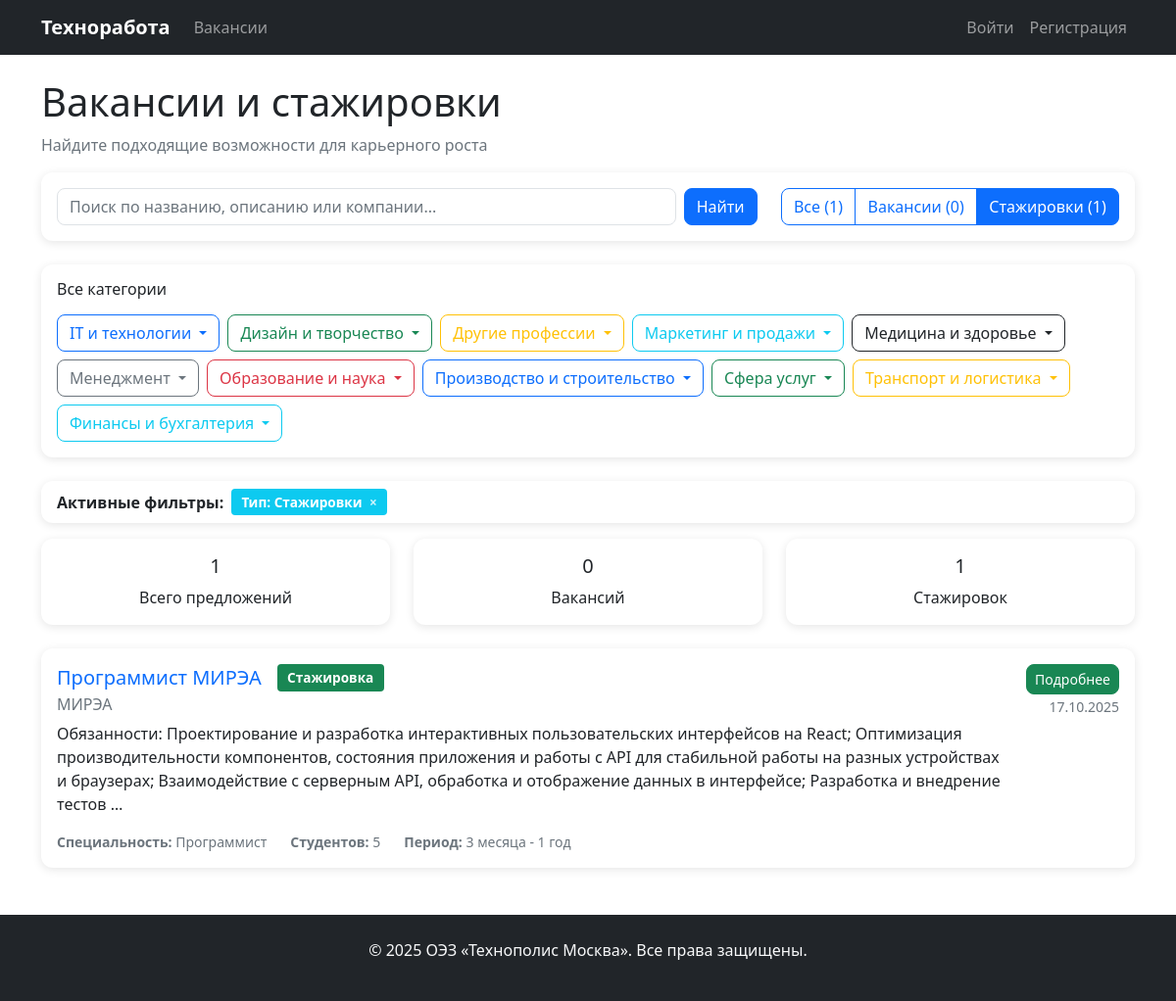
The page /vacancies/?type=internships on the database its author committed.
### career_app/models.py (models this page shows, shortened)
class Category(models.Model):
    name = models.CharField(max_length=100, verbose_name="Название категории")
    description = models.TextField(blank=True, verbose_name="Описание")
    parent = models.ForeignKey('self', on_delete=models.CASCADE, null=True, blank=True,
                               verbose_name="Родительская категория")
    is_main = models.BooleanField(default=False, verbose_name="Основная категория")
    created_at = models.DateTimeField(auto_now_add=True)
    class Meta:
        verbose_name = "Категория"
        verbose_name_plural = "Категории"
        ordering = ['is_main', 'name']

class Internship(models.Model):
    STATUS_CHOICES = [
        ('draft', 'Черновик'),
        ('moderation', 'На модерации'),
        ('published', 'Опубликована'),
        ('rejected', 'Отклонена'),
        ('closed', 'Закрыта'),
    ]
    title = models.CharField(max_length=200, verbose_name="Название стажировки")
    institution = models.ForeignKey(EducationalInstitution, on_delete=models.CASCADE, verbose_name="Учебное заведение")
    category = models.ForeignKey(Category, on_delete=models.SET_NULL, null=True, blank=True, verbose_name="Категория")
    specialty = models.CharField(max_length=200, verbose_name="Специальность")
    student_count = models.IntegerField(verbose_name="Количество студентов")
    period = models.CharField(max_length=100, verbose_name="Период стажировки")
    description = models.TextField(verbose_name="Описание")
    requirements = models.TextField(verbose_name="Требования к студентам")
    status = models.CharField(max_length=20, choices=STATUS_CHOICES, default='draft', verbose_name="Статус")
    created_by = models.ForeignKey(User, on_delete=models.CASCADE, verbose_name="Создатель")
    created_at = models.DateTimeField(auto_now_add=True)
    objects = models.Manager()
    class Meta:
        verbose_name = "Стажировка"
        verbose_name_plural = "Стажировки"
        ordering = ['-created_at']

class EducationalInstitution(models.Model):
    name = models.CharField(max_length=200, verbose_name="Название учебного заведения")
    contact_email = models.EmailField(verbose_name="Контактный email")
    contact_phone = models.CharField(max_length=20, verbose_name="Контактный телефон")
    created_at = models.DateTimeField(auto_now_add=True)
    is_approved = models.BooleanField(default=False, verbose_name="Подтверждено")  # Новое поле
    objects = models.Manager()
    class Meta:
        verbose_name = "Учебное заведение"
        verbose_name_plural = "Учебные заведения"

### career_app/views.py (the view, shortened to what this page needs)
# urls.py: path('vacancies/', views.vacancy_list, name='vacancy_list'),
def vacancy_list(request):
    vacancies = Vacancy.objects.filter(status='published')
    internships = Internship.objects.filter(status='published')
    filter_type = request.GET.get('type', 'all')
    selected_categories = request.GET.getlist('category')  # Множественный выбор
    selected_main_categories = request.GET.getlist('main_category')  # Множественный выбор
    items = []
    for vacancy in vacancies:
        items.append({
            'type': 'vacancy',
            'object': vacancy,
            'title': vacancy.title,
            'company': vacancy.company.name,
            'description': vacancy.description,
            'salary': vacancy.salary,
            'category': vacancy.category,
            'created_at': vacancy.created_at,
            'id': vacancy.id,
        })
    for internship in internships:
        items.append({
            'type': 'internship',
            'object': internship,
            'title': internship.title,
            'company': internship.institution.name,
            'description': internship.description,
            'specialty': internship.specialty,
            'student_count': internship.student_count,
            'period': internship.period,
            'category': internship.category,
            'created_at': internship.created_at,
            'id': internship.id,
        })
    if filter_type == 'vacancies':
        items = [item for item in items if item['type'] == 'vacancy']
    elif filter_type == 'internships':
        items = [item for item in items if item['type'] == 'internship']
    if selected_categories and not selected_main_categories:
        category_ids = [int(cat_id) for cat_id in selected_categories]
        items = [item for item in items if item['category'] and item['category'].id in category_ids]
    query = request.GET.get('q')
    if query:
        items = [item for item in items if
                 query.lower() in item['title'].lower() or
                 query.lower() in item['description'].lower() or
                 query.lower() in item['company'].lower()]
    items.sort(key=lambda x: x['created_at'], reverse=True)
    paginator = Paginator(items, 10)
    page_number = request.GET.get('page')
    page_obj = paginator.get_page(page_number)
    main_categories = Category.objects.filter(is_main=True)
    all_categories = Category.objects.all()
    context = {
        'page_obj': page_obj,
        'query': query,
        'filter_type': filter_type,
        'selected_categories': [int(cat_id) for cat_id in selected_categories],
        'selected_main_categories': [int(cat_id) for cat_id in selected_main_categories],
        'main_categories': main_categories,
        'all_categories': all_categories,
        'total_count': len(items),
        'vacancies_count': len([item for item in items if item['type'] == 'vacancy']),
        'internships_count': len([item for item in items if item['type'] == 'internship']),
    }
    return render(request, 'career_app/vacancy_list.html', context)

### templates/career_app/vacancy_list.html (shortened to what this page needs)
{% extends 'base.html' %}
{% block content %}
<div class="container mt-4">
    <h1>Вакансии и стажировки</h1>
    <p class="text-muted">Найдите подходящие возможности для карьерного роста</p>
    <div class="card mb-4">
        <div class="card-body">
            <div class="row">
                <div class="col-md-8">
                    <form method="get" class="d-flex">
                        <input type="text" name="q" class="form-control me-2"
                               placeholder="Поиск по названию, описанию или компании..."
                               value="{% if query %}{{ query }}{% endif %}"
                               style="transition: none !important;">
                        <button class="btn btn-primary" type="submit" style="transition: none !important;">Найти</button>
                    </form>
                </div>
                <div class="col-md-4">
                    <div class="btn-group w-100" role="group">
                        <a href="#" class="btn btn-outline-primary {% if filter_type == 'all' %}active{% endif %}"
                           onclick="updateTypeFilter('all')">
                            Все ({{ total_count }})
                        </a>
                        <a href="#" class="btn btn-outline-primary {% if filter_type == 'vacancies' %}active{% endif %}"
                           onclick="updateTypeFilter('vacancies')">
                            Вакансии ({{ vacancies_count }})
                        </a>
                        <a href="#" class="btn btn-outline-primary {% if filter_type == 'internships' %}active{% endif %}"
                           onclick="updateTypeFilter('internships')">
                            Стажировки ({{ internships_count }})
                        </a>
                    </div>
                </div>
            </div>
        </div>
    </div>
    <div class="card mb-4 categories-card">
        <div class="card-body">
            <h6 class="card-title mb-3">Все категории</h6>
            <div class="d-flex flex-wrap gap-2">
                {% for main_category in main_categories %}
                <div class="custom-dropdown">
                    <button class="btn btn-outline-{% cycle 'primary' 'success' 'warning' 'info' 'dark' 'secondary' 'danger' %} dropdown-toggle"
                            type="button"
                            onclick="toggleDropdown(this)">
                        {{ main_category.name }}
                    </button>
                </div>
                {% endfor %}
            </div>
        </div>
    </div>
    {% if selected_categories or query or filter_type != 'all' %}
    <div class="card mb-3">
        <div class="card-body py-2">
            <div class="d-flex align-items-center">
                <strong class="me-2">Активные фильтры:</strong>
                <div class="d-flex flex-wrap gap-2">
                    {% if filter_type != 'all' %}
                    <span class="badge bg-info">
                        Тип: {% if filter_type == 'vacancies' %}Вакансии{% else %}Стажировки{% endif %}
                        <a href="#" class="text-white ms-1" style="text-decoration: none;"
                           onclick="removeTypeFilter(event)">×</a>
                    </span>
                    {% endif %}
                </div>
            </div>
        </div>
    </div>
    {% endif %}
    <div class="row mb-4">
        <div class="col-md-4">
            <div class="card text-center">
                <div class="card-body">
                    <h5 class="card-title">{{ total_count }}</h5>
                    <p class="card-text">Всего предложений</p>
                </div>
            </div>
        </div>
        <div class="col-md-4">
            <div class="card text-center">
                <div class="card-body">
                    <h5 class="card-title">{{ vacancies_count }}</h5>
                    <p class="card-text">Вакансий</p>
                </div>
            </div>
        </div>
        <div class="col-md-4">
            <div class="card text-center">
                <div class="card-body">
                    <h5 class="card-title">{{ internships_count }}</h5>
                    <p class="card-text">Стажировок</p>
                </div>
            </div>
        </div>
    </div>
    {% for item in page_obj %}
    <div class="card mb-4">
        <div class="card-body">
            <div class="d-flex justify-content-between align-items-start">
                <div class="flex-grow-1">
                    <div class="d-flex align-items-center mb-2">
                        <h5 class="card-title mb-0 me-3">
                            {% if item.type == 'vacancy' %}
                                <a href="{% url 'vacancy_detail' item.id %}" class="text-decoration-none">
                                    {{ item.title }}
                                </a>
                            {% else %}
                                <a href="{% url 'internship_detail' item.id %}" class="text-decoration-none">
                                    {{ item.title }}
                                </a>
                            {% endif %}
                        </h5>
                        <span class="badge {% if item.type == 'vacancy' %}bg-primary{% else %}bg-success{% endif %}">
                            {% if item.type == 'vacancy' %}Вакансия{% else %}Стажировка{% endif %}
                        </span>
                    </div>
                    <h6 class="card-subtitle mb-2 text-muted">
                        {{ item.company }}
                    </h6>
                    <p class="card-text">{{ item.description|truncatewords:40 }}</p>
                    <div class="row text-muted small">
                        {% if item.type == 'vacancy' %}
                            {% if item.salary %}
                            <div class="col-auto">
                                <strong>Зарплата:</strong> {{ item.salary }}
                            </div>
                            {% endif %}
                        {% else %}
                            <div class="col-auto">
                                <strong>Специальность:</strong> {{ item.specialty }}
                            </div>
                            <div class="col-auto">
                                <strong>Студентов:</strong> {{ item.student_count }}
                            </div>
                            <div class="col-auto">
                                <strong>Период:</strong> {{ item.period }}
                            </div>
                        {% endif %}
                    </div>
                </div>
                <div class="text-end ms-3">
                    {% if item.type == 'vacancy' %}
                        <a href="{% url 'vacancy_detail' item.id %}" class="btn btn-primary btn-sm">Подробнее</a>
                    {% else %}
                        <a href="{% url 'internship_detail' item.id %}" class="btn btn-success btn-sm">Подробнее</a>
                    {% endif %}
                    <br>
                    <small class="text-muted">
                        {{ item.created_at|date:"d.m.Y" }}
                    </small>
                </div>
            </div>
        </div>
    </div>
    {% endfor %}
</div>
{% endblock %}

### templates/base.html (style rules this page uses)
.card { transition: transform 0.2s; }

### templates/career_app/vacancy_list.html (style rules this page uses)
.custom-dropdown { position: relative; display: inline-block; }
.card { border: none; box-shadow: 0 2px 10px rgba(0,0,0,0.1); border-radius: 12px; }
.btn { border-radius: 8px; transition: all 0.2s ease; }
.form-control, .form-select { border-radius: 8px; border: 1px solid #dee2e6; transition: all 0.2s ease; }
.badge { font-size: 0.85em; padding: 0.5em 0.75em; }
.badge a { opacity: 0.8; transition: opacity 0.2s ease; }
.categories-card { position: relative; z-index: 2; }

### rows shown on the page
Category: name "IT и технологии"
Category: name "Дизайн и творчество"
Category: name "Другие профессии"
Category: name "Маркетинг и продажи"
Category: name "Медицина и здоровье"
Category: name "Менеджмент"
Category: name "Образование и наука"
Category: name "Производство и строительство"
Category: name "Сфера услуг"
Category: name "Транспорт и логистика"
Category: name "Финансы и бухгалтерия"
Internship: title "Программист МИРЭА", company "МИРЭА", description "Обязанности: Проектирование и разработка интерактивных пользовательских интерфейсов на React; Оптимизация производительности компонентов, состояния приложения и работы с API для стабильной работы на разных устройствах и браузерах; Взаимодействие с серверным API, обработка и отображение данных в интерфейсе; Разработка и внедрение тестов …", specialty "Программист", student_count "5", period "3 месяца - 1 год", created_at "17.10.2025"

### other values the page prints
{{ total_count }} "1"
{{ vacancies_count }} "0"
{{ internships_count }} "1"
